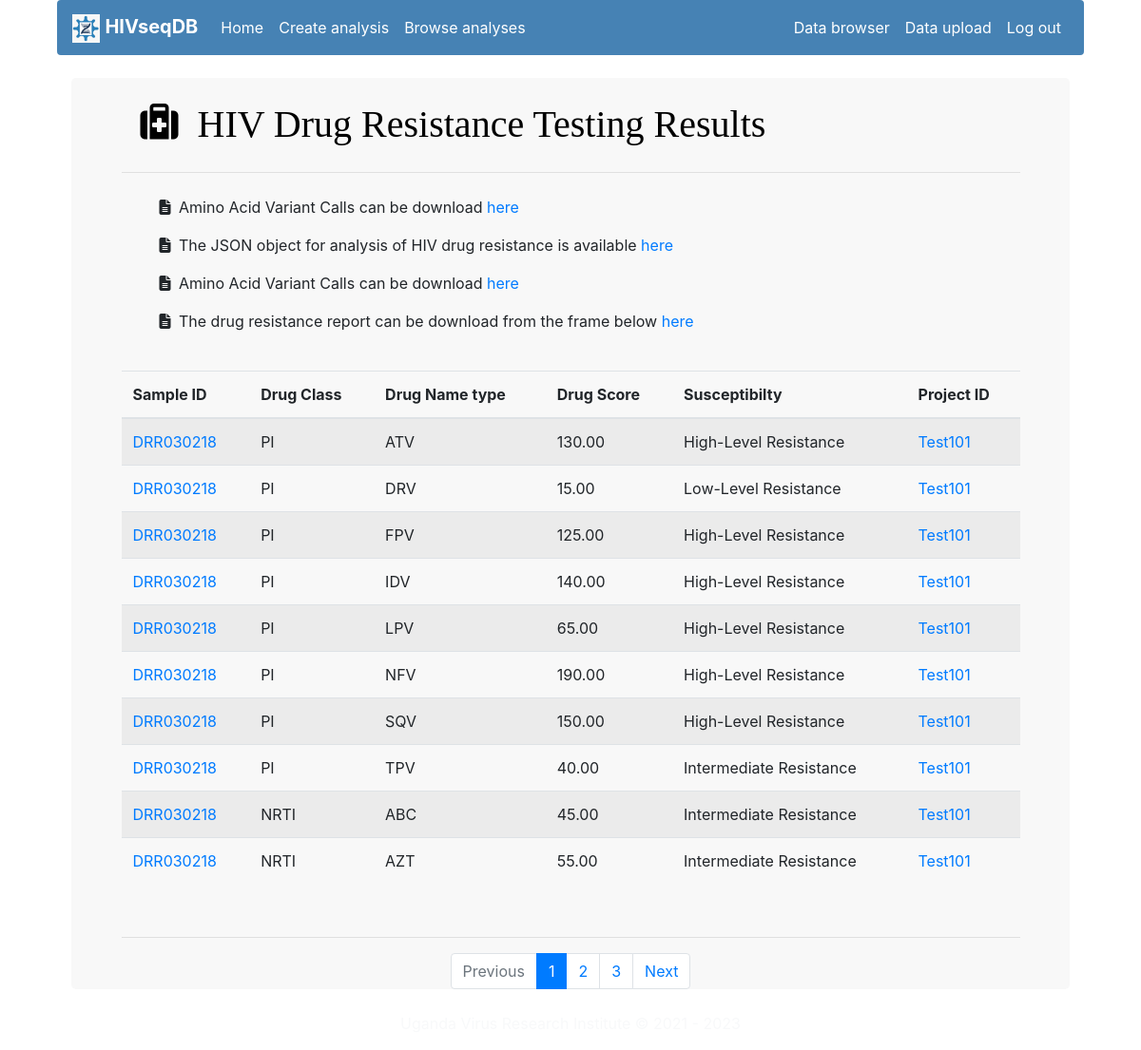
Screenshot of /analysis/detailed-project-results/Test101 (signed in) with the database file from the repository.
### analysis/models.py (models this page shows, shortened)
class AnalysisResults(models.Model):
    analysis_results_id=models.AutoField(primary_key=True)
    sample_ID=models.CharField(max_length=250)
    drugClass=models.CharField(max_length=250)
    drugName=models.CharField(max_length=250)
    drugScore=models.DecimalField(decimal_places=2,max_digits=5)
    susceptibility=models.CharField(max_length=250)
    project_ID=models.ForeignKey(NewAnalysis, to_field="project_ID",db_column="project_ID",on_delete=models.CASCADE)

class NewAnalysis(models.Model):
    analysis_id=models.AutoField(primary_key=True)
    project_ID=models.CharField(max_length=250, unique=True)
    description=models.CharField(max_length=250, default="DTG virological failure adults in Uganda")
    email=models.EmailField(max_length=250)
    mutation_Database=models.CharField(max_length=250)
    consensus_Percentage=models.DecimalField(decimal_places=2,max_digits=5,default=20)
    target_Coverage=models.DecimalField(decimal_places=2,max_digits=5,default=10000)
    length_Cutoff=models.DecimalField(decimal_places=2,max_digits=5,default=100)
    score_Cutoff=models.DecimalField(decimal_places=2,max_digits=5,default=30)
    error_Rate=models.DecimalField(decimal_places=2,max_digits=5,default=0)
    minimum_Variant_Quality=models.DecimalField(decimal_places=2,max_digits=5,default=0.01)
    minimum_Read_Depth=models.DecimalField(decimal_places=2,max_digits=5,default=100)
    minimum_Allele_Count=models.DecimalField(decimal_places=2,max_digits=5,default=0.01)
    minimum_Mutation_Frequency=models.DecimalField(decimal_places=2,max_digits=5,default=0.01)
    def __str__(self):
        return self.project_ID

### analysis/views.py (the view)
# urls.py: path('analysis/detailed-project-results/<slug:project_ID>', ProjectAnalysisResultsDetailView.as_view(), name='projectAnalysisResultsDetails'),
class ProjectAnalysisResultsDetailView(LoginRequiredMixin, generic.ListView):
    model = AnalysisResults
    template_name = 'analysis/detailed-project-analysis-results.html'
    paginate_by = 10
    def get_queryset(self):
        return AnalysisResults.objects.filter(project_ID=self.kwargs['project_ID'])

### templates/analysis/detailed-project-analysis-results.html (shortened to what this page needs)
{% extends "base/base.html" %}
{% load static %}
{% load crispy_forms_tags %}
{% block css %}
<link rel="stylesheet" href="https://stackpath.bootstrapcdn.com/bootstrap/4.4.1/css/bootstrap.min.css">
<link rel="stylesheet" type="text/css" href="https://cdnjs.cloudflare.com/ajax/libs/font-awesome/6.2.1/css/all.min.css">
{% endblock %}
{% block content %}
<div class="analysis-container">
<div class="analysis-header">
    <div class="icon">
        <i class="fa fa-medkit" aria-hidden="true">&nbsp</i> HIV Drug Resistance Testing Results
    </div>
</div>
<br>
<div>
    <ul>
        <p><i class="fa fa-file-text" aria-hidden="true">&nbsp</i> Amino Acid Variant Calls can be download <a href="#">here</a></p>
        <p> <i class="fa fa-file-text" aria-hidden="true">&nbsp</i>
        The JSON object for analysis of HIV drug resistance is available <a href="#">here</a><p></p>
        <p> <i class="fa fa-file-text" aria-hidden="true">&nbsp</i>
        Amino Acid Variant Calls can be download <a href="#">here</a><p></p>
        <p><i class="fa fa-file-text" aria-hidden="true">&nbsp</i> The drug resistance report can be download from the frame below <a href="#">here</a></p>
    </ul>
</div>
<br>
<div>
    <table class="table table-striped">
        <thead>
            <tr>
                <th>Sample ID</th>
                <th>Drug Class</th>
                <th>Drug Name type</th>
                <th>Drug Score</th>
                <th>Susceptibilty</th>
                <th>Project ID</th>
            </tr>
        </thead>
        <tbody>
            {% for result in page_obj %}
            <tr>
                <td><a href="{% url 'sampleAnalysisResultsDetails' result.sample_ID %}">{{result.sample_ID}}</a></td>
                <td>{{result.drugClass}}</td>
                <td>{{result.drugName}}</td>
                <td>{{result.drugScore}}</td>
                <td>{{result.susceptibility}}</td>
                <td><a href="{% url 'projectAnalysisResultsDetails' result.project_ID %}">{{result.project_ID}}</a></td>
            </tr>
            {% endfor %}
        </tbody>
    </table>
</div>
<br><hr>
<div>
    <ul class="pagination justify-content-center">
        {% if page_obj.has_previous %}
        <li class="page-item">
            <a class="page-link" href="?page={{ page_obj.previous_page_number }}">Previous</a>
        </li>
        {% else %}
        <li class="page-item disabled">
            <a class="page-link" href="#" tabindex="-1" aria-disabled="True">Previous</a>
        </li>
        {% endif %}
        {% for i in page_obj.paginator.page_range %}
        {% if page_obj.number == i %}
            <li class="page-item active" aria-current="page">
            <span class="page-link">
                {{ i }}
            </span>
            </li>
        {% else %}
            <li class="page-item"><a class="page-link" href="?page={{ i }}">{{ i }}</a></li>
        {% endif %}
        {% endfor %}
        {% if page_obj.has_next %}
        <li class="page-item">
            <a class="page-link" href="?page={{ page_obj.next_page_number }}">Next</a>
        </li>
        {% else %}
        <li class="page-item disabled">
            <a class="page-link" href="#" tabindex="-1" aria-disabled="True">Next</a>
        </li>
        {% endif %}
    </ul>
</div>
</div>
<br>
</div>
<br>
{% endblock %}

### templates/analysis/detailed-project-analysis-results.html (style rules this page uses)
.analysis-container { height: 100%; border-radius: 5px; background-color:#F8F8F8; margin: auto; padding-left: 5%; padding-right: 5%; }
.analysis-header { height: 100px; width: 100%; border-radius: 0px; display: flex; justify-content: center; flex-direction: column; border-bottom: 1px solid #E0E0E0; }
.icon { color: black; font-size: 40px; padding: 20px 20px 20px 20px; font-family: bold; }

### templates/base/base.html (style rules this page uses)
body { width: 90%; margin: auto; }

### rows the page displays
AnalysisResults: sample_ID "DRR030218", drugClass "PI", drugName "ATV", drugScore "130.00", susceptibility "High-Level Resistance", project_ID "Test101"
AnalysisResults: sample_ID "DRR030218", drugClass "PI", drugName "DRV", drugScore "15.00", susceptibility "Low-Level Resistance", project_ID "Test101"
AnalysisResults: sample_ID "DRR030218", drugClass "PI", drugName "FPV", drugScore "125.00", susceptibility "High-Level Resistance", project_ID "Test101"
AnalysisResults: sample_ID "DRR030218", drugClass "PI", drugName "IDV", drugScore "140.00", susceptibility "High-Level Resistance", project_ID "Test101"
AnalysisResults: sample_ID "DRR030218", drugClass "PI", drugName "LPV", drugScore "65.00", susceptibility "High-Level Resistance", project_ID "Test101"
AnalysisResults: sample_ID "DRR030218", drugClass "PI", drugName "NFV", drugScore "190.00", susceptibility "High-Level Resistance", project_ID "Test101"
AnalysisResults: sample_ID "DRR030218", drugClass "PI", drugName "SQV", drugScore "150.00", susceptibility "High-Level Resistance", project_ID "Test101"
AnalysisResults: sample_ID "DRR030218", drugClass "PI", drugName "TPV", drugScore "40.00", susceptibility "Intermediate Resistance", project_ID "Test101"
AnalysisResults: sample_ID "DRR030218", drugClass "NRTI", drugName "ABC", drugScore "45.00", susceptibility "Intermediate Resistance", project_ID "Test101"
AnalysisResults: sample_ID "DRR030218", drugClass "NRTI", drugName "AZT", drugScore "55.00", susceptibility "Intermediate Resistance", project_ID "Test101"

### other values shown
{{ i }} "1"
{{ i }} "2" "3"
